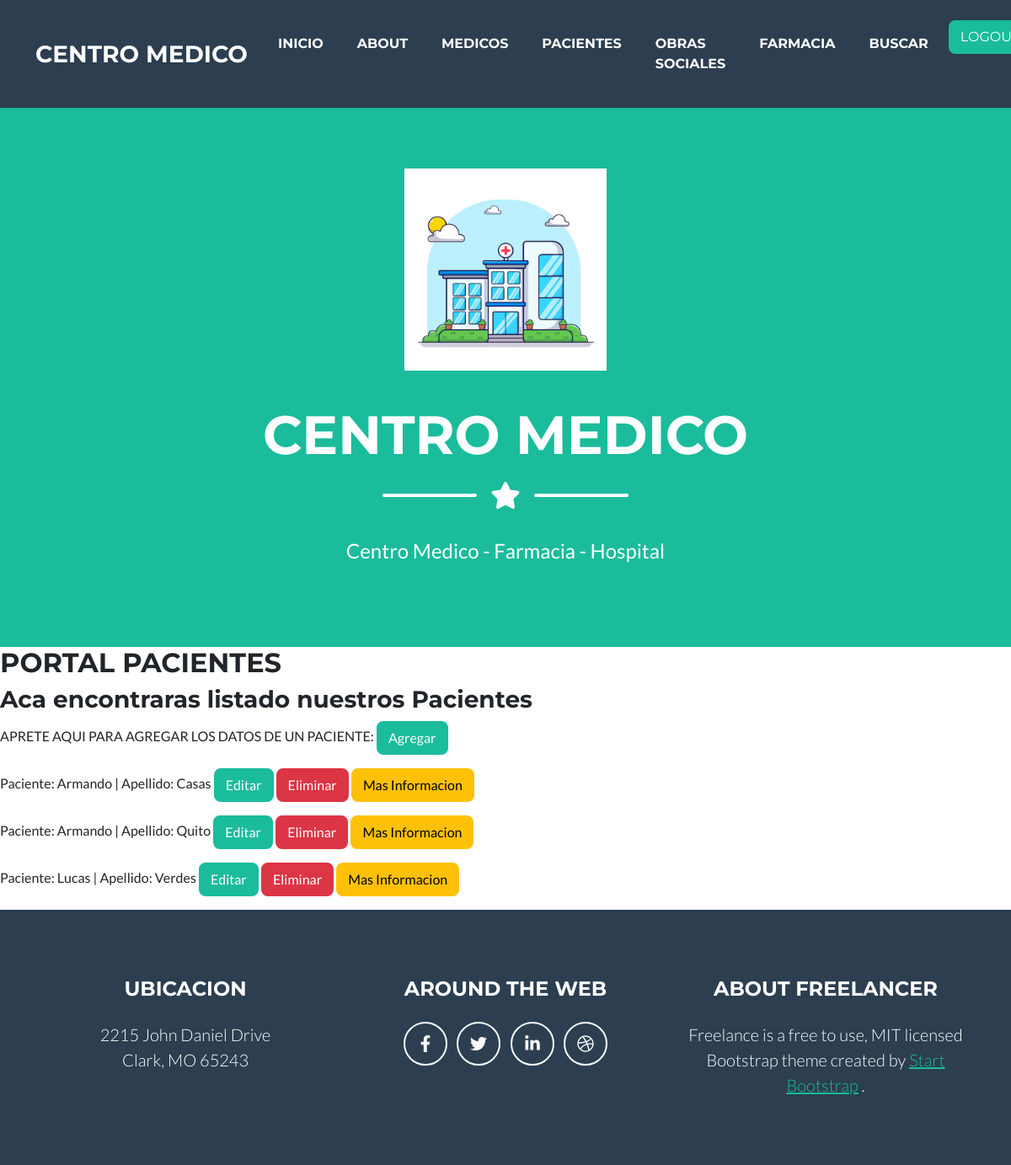
The app's page /paciente_lista/ (signed in) with its own data.
### centromed/models.py (models this page shows, shortened)
class Paciente (models.Model):
    nombre= models.CharField(max_length=20)
    apellido= models.CharField(max_length=20)
    ident= models.IntegerField()
    email= models.EmailField()
    habitacion= models.IntegerField()

### centromed/views.py (the view)
# urls.py: path("paciente_lista/", PacienteListView.as_view(), name= "paciente_lista"),
class PacienteListView(LoginRequiredMixin, ListView):
    model= Paciente
    context_object_name = "pacientes"
    template_name = "centromed/paciente_lista.html"

### centromed/templates/centromed/paciente_lista.html (shortened to what this page needs)
{% extends 'centromed/base.html' %}
{% block mutable %}
    <h2>PORTAL PACIENTES</h2>
    <h3>Aca encontraras listado nuestros Pacientes</h3>
    <p>APRETE AQUI PARA AGREGAR LOS DATOS DE UN PACIENTE: <a class="btn btn-primary" href="{% url 'paciente_crear'%}" role="button">Agregar</a></p>
    {% for paciente in pacientes %}
        <p>Paciente: {{paciente.nombre}} | Apellido: {{paciente.apellido}} <a class="btn btn-primary" href="{% url 'paciente_update' paciente.pk %}" role="button">Editar</a> <a class="btn btn-danger" href="{% url 'paciente_delete' paciente.pk %}" role="button">Eliminar</a> <a class="btn btn-warning" href="{% url 'paciente_detail' paciente.pk %}" role="button">Mas Informacion</a> </p>
    {% endfor %}
{% endblock %}

### records on screen
Paciente: nombre "Armando", apellido "Casas"
Paciente: nombre "Armando", apellido "Quito"
Paciente: nombre "Lucas", apellido "Verdes"
